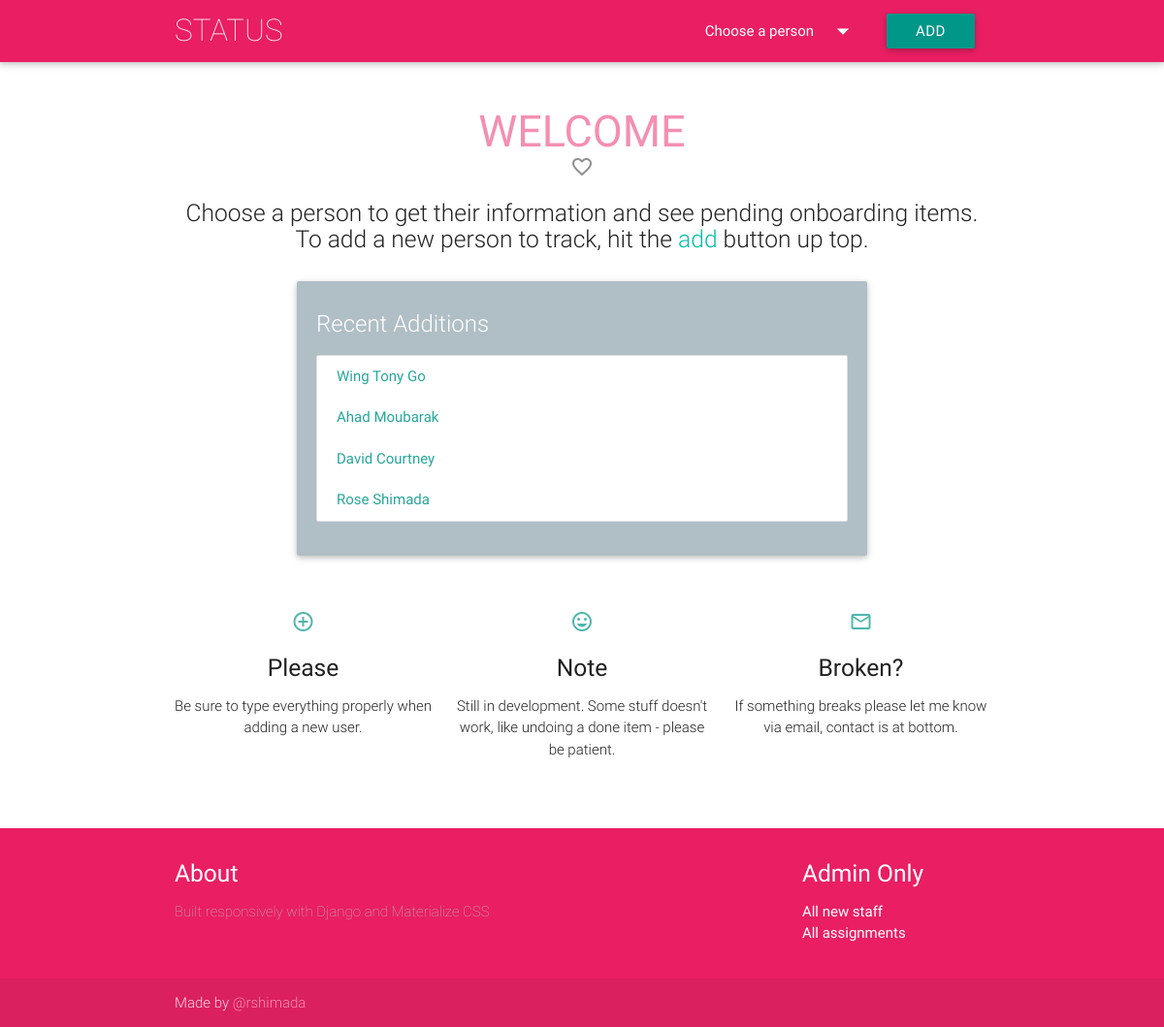
The app's page /, older data.
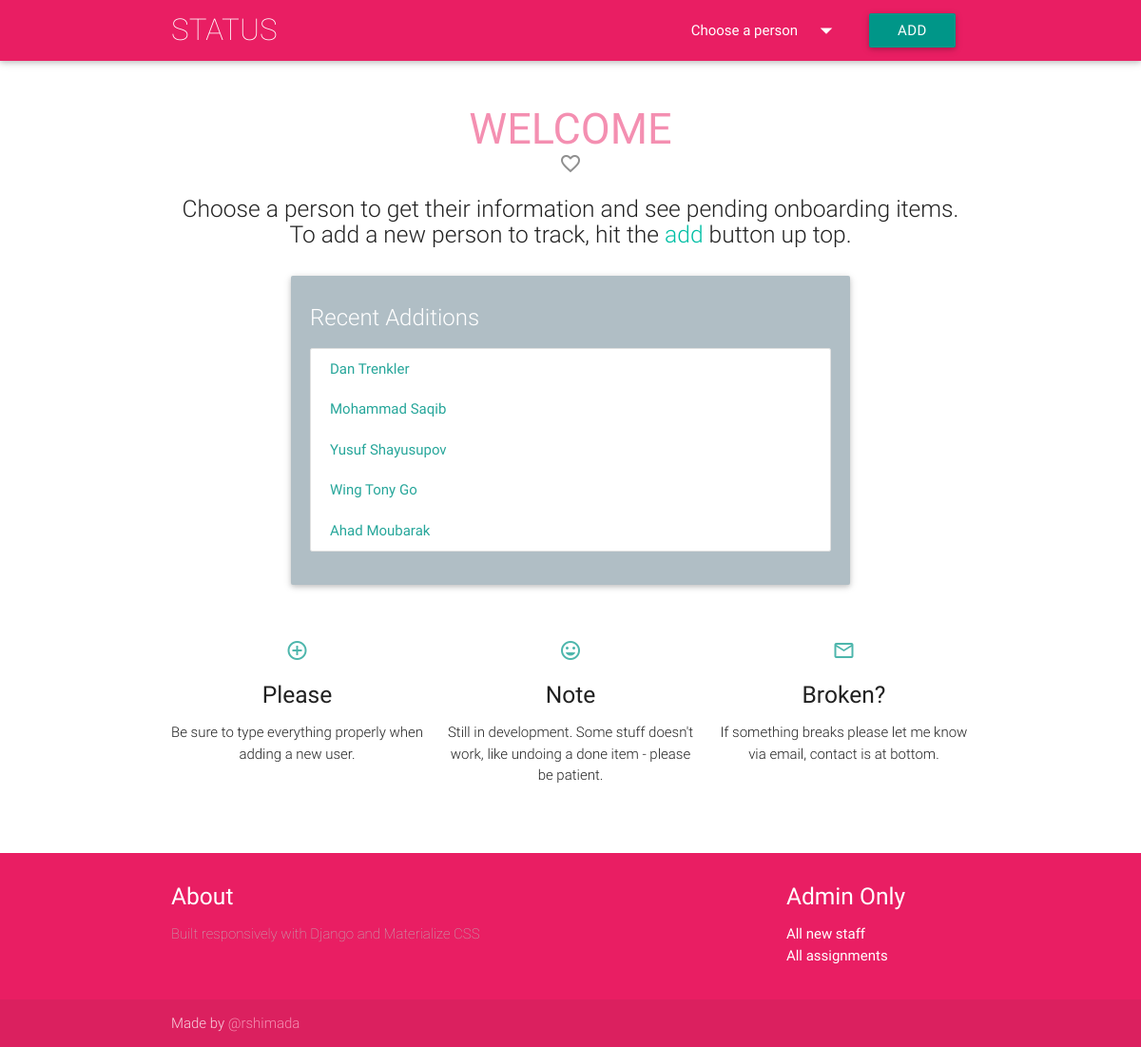
The same page, newer data.
### app/models.py (models this page shows)
class Person(models.Model):
    CAPABILITY_CHOICES = (
        ('ADS', 'ADS'),
        ('CDS', 'CDS'),
        ('VDS', 'VDS'),
        ('PCC', 'PCC'),
        ('Virtualization', 'Virtualization'),
        ('Active Directory', 'Active Directory'),
        ('Backup', 'Backup'),
        ('Storage', 'Storage'),
        ('UNIX', 'UNIX'),
        ('Wintel', 'Wintel'))
    TEAM_CHOICES = (
        ('iACTION', 'iACTION'),
        ('iBUILD', 'iBUILD'),
        ('iENHANCE', 'iENHANCE'),
        ('iSOLVE', 'iSOLVE'))
    EMPLOY_CHOICES = (
        ('Contractor', 'Contractor'),
        ('Employee', 'Employee'))
    firstname = models.CharField(max_length=200, verbose_name='First name')
    lastname = models.CharField(max_length=200, verbose_name='Last name')
    shortname = models.CharField(max_length=200, unique=True, verbose_name='CSC shortname')
    startdate = models.DateField(auto_now_add=False, verbose_name='Start date')
    addeddate = models.DateTimeField(auto_now_add=True, verbose_name='Date added to status app')
    personalstreet = models.CharField(max_length=50, blank=True, verbose_name='Home street address')
    personalcity = models.CharField(max_length=50, verbose_name='Home city', default='Hartford')
    personalstate = models.CharField(max_length=50, verbose_name='Home state (abbreviation)', default='CT')
    personalzip = models.CharField(max_length=5, blank=True, verbose_name='Home zip code')
    personalemail = models.EmailField(max_length=50, blank=True, verbose_name='Personal email address')
    personalphone = PhoneNumberField(blank=True, verbose_name='Personal phone number, format: +1 860 888 6060')
    workphone = PhoneNumberField(blank=True, verbose_name='Work phone number')
    workstreet = models.CharField(max_length=50, blank=True, verbose_name='Work street address')
    workcity = models.CharField(max_length=50, verbose_name='Work city', default='Hartford')
    workstate = models.CharField(max_length=50, verbose_name='Work state', default='CT')
    workzip = models.CharField(max_length=5, blank=True, verbose_name='Work zip code')
    capability = models.CharField(max_length=20, choices=CAPABILITY_CHOICES, default='Wintel')
    team = models.CharField(max_length=20, choices=TEAM_CHOICES, default='iBUILD')
    kite = models.BooleanField(default=False, verbose_name='Assigned to KITE project')
    remote = models.BooleanField(default=False, verbose_name='Working remotely')
    csctransfer = models.BooleanField(default=False, verbose_name='Existing CSC employee')
    employid = models.CharField(max_length=15, blank=True, verbose_name='Employee number or PRN')
    employtype = models.CharField(max_length=50, choices=EMPLOY_CHOICES, default='Contractor', verbose_name='Employment Type')
    cscid = models.CharField(max_length=10, blank=True, verbose_name='CSC UTC account name, e.g. XMDS123')
    tokenserial = models.CharField(max_length=15, blank=True, verbose_name='Token serial number')
    class Meta:
        ordering = ['addeddate']
        verbose_name_plural = 'people'
        unique_together = ("firstname", "lastname")
    def __str__(self):
        return '{0} {1}'.format(self.firstname, self.lastname)

### app/views.py (the view)
# urls.py: url(r'^$', views.index),
def index(request):
    people = Person.objects.order_by('-addeddate')
    return render(request, 'app/index.html',
        {'people': people})

### app/templates/app/index.html (shortened to what this page needs)
{% load staticfiles %}
<html>
<head>
  <link type="text/css" rel="stylesheet" href="{% static 'app/css/materialize.css' %}" />
  <link type="text/css" rel="stylesheet" href="{% static 'app/css/app.css' %}" />
</head>
<body>
  <nav class="pink" role="navigation">
    <div class="nav-wrapper container">
      <a id="logo-container" href="/" class="brand-logo hide-on-med-and-down">STATUS</a>
      <ul class="right">
        <li>
          <a class="dropdown-button" href="#!" data-activates="dropdown1">
            Choose a person
            <i class="material-icons right">arrow_drop_down</i>
          </a>
        </li>
        <li>
          <a target="_blank" class="btn waves-effect waves-light teal" type="submit" name="action" href="/admin/app/person/add/">Add</a>
        </li>
      </ul>
    </div>
  </nav>
  {% block content %}
  <div class="container">
    <div class="section no-pad-bot" id="index-banner">
      <h1 class="header-main center pink-text text-lighten-3">welcome</h1>
      <h5 class="subheader center"><i class="material-icons">favorite_border</i></h5>
      <div class="row center">
        <h5 class="header col s12 light">
          Choose a person to get their information and see pending onboarding items. To add a new person to track, hit the <a class="button">add</a> button up top.
        </h5>
      </div>
      <div class="container">
        <div class="card blue-grey lighten-3 white-text">
          <div class="card-content">
            <span class="card-title">Recent Additions</span>
            <ul id="collection1" class="collection">
              {% for person in people|slice:":6" %}
              <li><a href="/{{ person.shortname }}" class="collection-item">{{ person }}</a></li>
              {% endfor %}
            </ul>
          </div>
        </div>
      </div>
        <div class="section center">
          <div class="row">
            <div class="col s12 m4">
              <div class="icon-block">
                <h2 class="center teal-text text-lighten-2"><i class="material-icons">add_circle_outline</i></h2>
                <h5 class="center">Please</h5>
                <p class="light">Be sure to type everything properly when adding a new user.</p>
              </div>
            </div>
            <div class="col s12 m4">
              <div class="icon-block">
                <h2 class="center teal-text text-lighten-2"><i class="material-icons">insert_emoticon</i></h2>
                <h5 class="center">Note</h5>
                <p class="light">Still in development. Some stuff doesn't work, like undoing a done item - please be patient.</p>
              </div>
            </div>
            <div class="col s12 m4">
              <div class="icon-block">
                <h2 class="center teal-text text-lighten-2"><i class="material-icons">mail_outline</i></h2>
                <h5 class="center">Broken?</h5>
                <p class="light">If something breaks please let me know via email, contact is at bottom.</p>
              </div>
            </div>
          </div>
        </div>
      </div>
    </div>
  {% endblock %}
<footer class="page-footer pink">
  <div class="container">
    <div class="row">
      <div class="col l6 s12">
        <h5 class="white-text">About</h5>
        <p class="footer-light grey-text text-lighten-1">Built responsively with Django and Materialize CSS</p>
      </div>
      <div class="col l3 s12">
      </div>
      <div class="col l3 s12">
        <h5 class="white-text">Admin Only</h5>
        <ul>
          <li><a class="white-text" href="/admin/app/person/">All new staff</a></li>
          <li><a class="white-text" href="/admin/app/assignment/">All assignments</a></li>
        </ul>
      </div>
    </div>
  </div>
  <div class="footer-copyright">
    <div class="container">
      Made by <a class="pink-text text-lighten-3" href="mailto:rshimada@csc.com">@rshimada</a>
    </div>
  </div>
</footer>
</body>
</html>

### app/static/app/css/app.css (style rules this page uses)
.subheader { cursor: initial; pointer-events: none; color: rgba(0, 0, 0, 0.44); font-size: 14px; font-weight: 300; line-height: 48px; margin-top: -25px; }
.brand-logo, .footer-light { font-weight: 200 !important; }
.header-main { font-size: 3rem; text-transform: uppercase; text-weight: 100; }

Row changes from the older to the newer data that the page shows:
removed Person: firstname+lastname "David Courtney"
removed Person: firstname+lastname "Rose Shimada"
added Person: firstname+lastname "Dan Trenkler"
added Person: firstname+lastname "Mohammad Saqib"
added Person: firstname+lastname "Yusuf Shayusupov"
